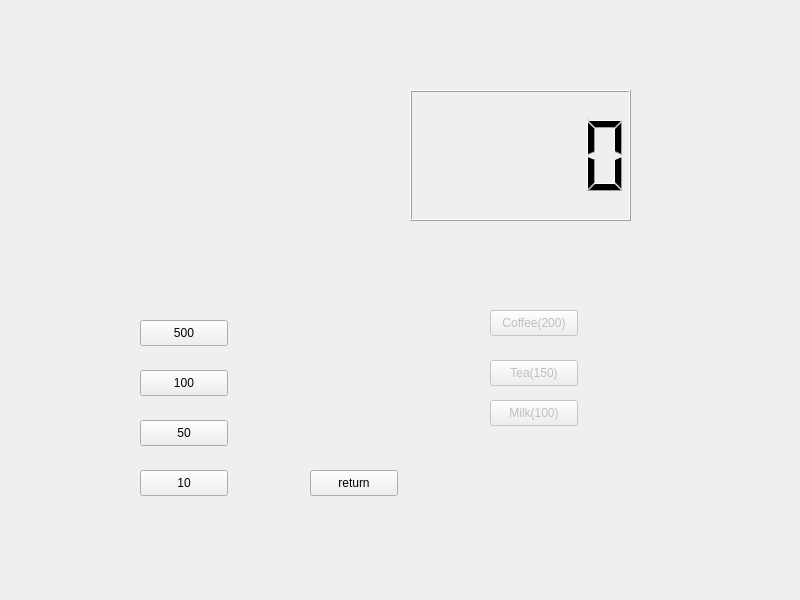
<?xml version="1.0" encoding="UTF-8"?>
<ui version="4.0">
 <class>Widget</class>
 <widget class="QWidget" name="Widget">
  <property name="geometry">
   <rect>
    <x>0</x>
    <y>0</y>
    <width>800</width>
    <height>600</height>
   </rect>
  </property>
  <property name="windowTitle">
   <string>Widget</string>
  </property>
  <widget class="QLCDNumber" name="lcdNumber">
   <property name="geometry">
    <rect>
     <x>410</x>
     <y>90</y>
     <width>221</width>
     <height>131</height>
    </rect>
   </property>
  </widget>
  <widget class="QPushButton" name="pbCoin500">
   <property name="geometry">
    <rect>
     <x>140</x>
     <y>320</y>
     <width>88</width>
     <height>26</height>
    </rect>
   </property>
   <property name="text">
    <string>500</string>
   </property>
  </widget>
  <widget class="QPushButton" name="pbCoin100">
   <property name="geometry">
    <rect>
     <x>140</x>
     <y>370</y>
     <width>88</width>
     <height>26</height>
    </rect>
   </property>
   <property name="text">
    <string>100</string>
   </property>
  </widget>
  <widget class="QPushButton" name="pbCoin50">
   <property name="geometry">
    <rect>
     <x>140</x>
     <y>420</y>
     <width>88</width>
     <height>26</height>
    </rect>
   </property>
   <property name="text">
    <string>50</string>
   </property>
  </widget>
  <widget class="QPushButton" name="pbCoin10">
   <property name="geometry">
    <rect>
     <x>140</x>
     <y>470</y>
     <width>88</width>
     <height>26</height>
    </rect>
   </property>
   <property name="text">
    <string>10</string>
   </property>
  </widget>
  <widget class="QPushButton" name="pbCoffee">
   <property name="enabled">
    <bool>false</bool>
   </property>
   <property name="geometry">
    <rect>
     <x>490</x>
     <y>310</y>
     <width>88</width>
     <height>26</height>
    </rect>
   </property>
   <property name="text">
    <string>Coffee(200)</string>
   </property>
  </widget>
  <widget class="QPushButton" name="pbTea">
   <property name="enabled">
    <bool>false</bool>
   </property>
   <property name="geometry">
    <rect>
     <x>490</x>
     <y>360</y>
     <width>88</width>
     <height>26</height>
    </rect>
   </property>
   <property name="text">
    <string>Tea(150)</string>
   </property>
  </widget>
  <widget class="QPushButton" name="pbMilk">
   <property name="enabled">
    <bool>false</bool>
   </property>
   <property name="geometry">
    <rect>
     <x>490</x>
     <y>400</y>
     <width>88</width>
     <height>26</height>
    </rect>
   </property>
   <property name="text">
    <string>Milk(100)</string>
   </property>
  </widget>
  <widget class="QPushButton" name="pbReset">
   <property name="geometry">
    <rect>
     <x>310</x>
     <y>470</y>
     <width>88</width>
     <height>26</height>
    </rect>
   </property>
   <property name="text">
    <string>return</string>
   </property>
  </widget>
 </widget>
 <resources/>
 <connections/>
</ui>
